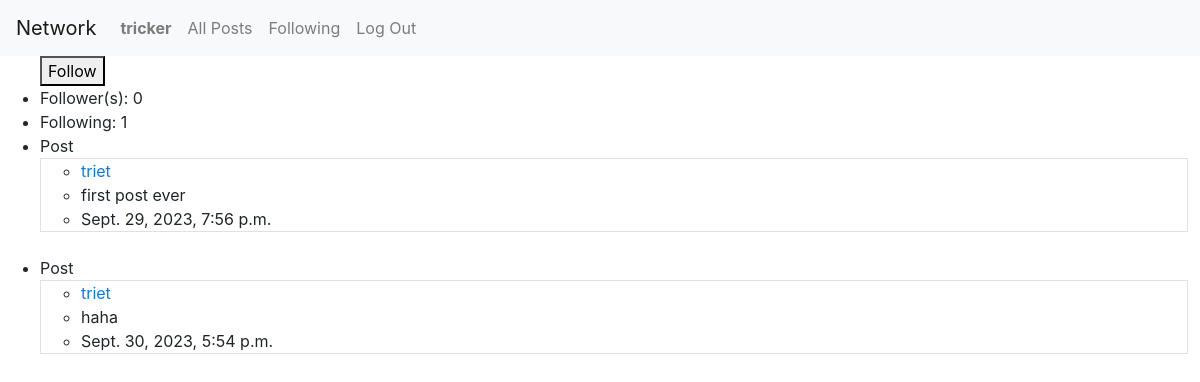
/profile/3 (signed in), run on the app's committed database.
### network/models.py (models this page shows, shortened)
class User(AbstractUser):
    pass

class Post(models.Model):
    username = models.ForeignKey(User, on_delete=models.CASCADE, related_name="username_post")
    content = models.CharField(max_length=500)
    date = models.DateTimeField(auto_now_add=True)

### network/views.py (the view)
# urls.py: path("profile/<int:user_id>", views.profile, name="profile"),
def profile(request, user_id):
    user = User.objects.get(pk=user_id)
    num_followers = Follow.objects.filter(user_being_followed=user).count()
    num_following = Follow.objects.filter(follower=user).count()
    following = Follow.objects.filter(follower=request.user)   # get those follows which the curent user is following
    posts = Post.objects.filter(username=user)
    followable = False
    if not following.filter(user_being_followed=user).exists():    # check if the profile's user exist in those follows
        followable = True
    return render(request, "network/profile.html", {
        "user": user,
        "num_followers": num_followers,
        "num_following": num_following,
        "following": following,
        "posts": posts,
        "followable": followable
    })

### network/templates/network/profile.html (shortened to what this page needs)
{% extends "network/layout.html" %}
{% block body %}
<div>
    <ul>
        {% if request.user != user and followable %}
            <button>Follow</button>
        {% elif request.user != user and not followable %}
            <button>Unfollow</button>
        {% endif %}
        <li>Follower(s): {{ num_followers }}</li>
        <li>Following: {{ num_following }}</li>
        {% for post in posts %}
        <li>Post</li>
        <ul class="border">
            <li>
                <a href="{% url 'profile' user.id %}">{{ post.username }}</a>
            </li>
            <li>{{ post.content }}</li>
            <li>{{ post.date }}</li>
        </ul><br>
        {% endfor %}
    </ul>
</div>
{% endblock %}

### network/templates/network/layout.html (shortened to what this page needs)
{% load static %}
<!DOCTYPE html>
<html lang="en">
    <head>
        <link rel="stylesheet" href="https://stackpath.bootstrapcdn.com/bootstrap/4.4.1/css/bootstrap.min.css">
        <link href="{% static 'network/styles.css' %}" rel="stylesheet">
    </head>
    <body>
        <nav class="navbar navbar-expand-lg navbar-light bg-light">
            <a class="navbar-brand" href="#">Network</a>
            <div>
              <ul class="navbar-nav mr-auto">
                {% if user.is_authenticated %}
                    <li class="nav-item">
                        {% if user == request.user %}
                            <a class="nav-link" href="{% url 'profile' user.id %}"><strong>{{ user.username }}</strong></a>
                        {% else %}
                            <a class="nav-link" href="{% url 'profile' request.user.id %}"><strong>{{ request.user.username }}</strong></a>
                        {% endif %}
                    </li>
                {% endif %}
                <li class="nav-item">
                  <a class="nav-link" href="{% url 'index' %}">All Posts</a>
                </li>
                {% if user.is_authenticated %}
                    <li class="nav-item">
                        <a class="nav-link" href="{% url 'following' %}">Following</a>
                    </li>
                    <li class="nav-item">
                        <a class="nav-link" href="{% url 'logout' %}">Log Out</a>
                    </li>
                {% endif %}
              </ul>
            </div>
          </nav>
        <div class="body">
            {% block body %}
            {% endblock %}
        </div>
    </body>
</html>

### network/templates/network/profile.html (style rules this page uses)
.border { margin-right: 1%; }

### data on the page
User: user.username "tricker"
Post: username "triet", content "first post ever", date "Sept. 29, 2023, 7:56 p.m."
Post: username "triet", content "haha", date "Sept. 30, 2023, 5:54 p.m."

### other printed values
{{ num_followers }} "0"
{{ num_following }} "1"
